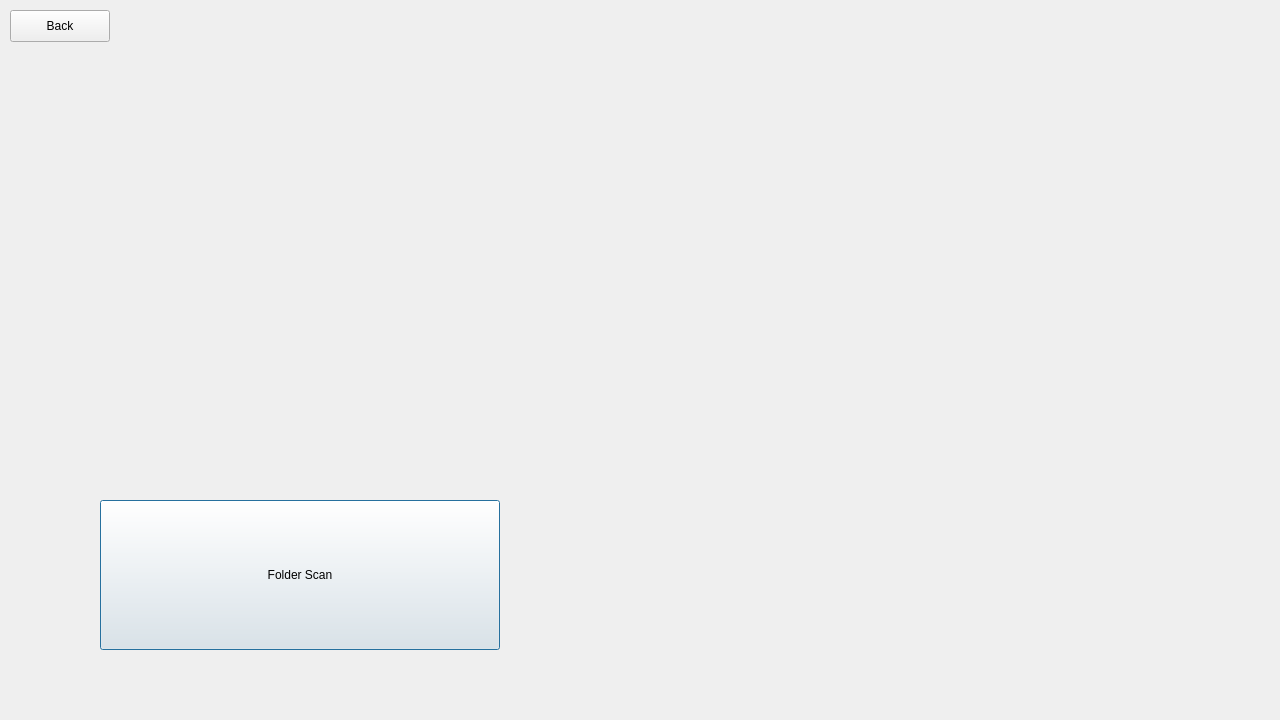
<?xml version="1.0" encoding="UTF-8"?>
<ui version="4.0">
 <class>folderscan</class>
 <widget class="QDialog" name="folderscan">
  <property name="geometry">
   <rect>
    <x>0</x>
    <y>0</y>
    <width>1280</width>
    <height>720</height>
   </rect>
  </property>
  <property name="windowTitle">
   <string>Dialog</string>
  </property>
  <widget class="QPushButton" name="startFolderScan">
   <property name="geometry">
    <rect>
     <x>100</x>
     <y>500</y>
     <width>400</width>
     <height>150</height>
    </rect>
   </property>
   <property name="text">
    <string>Folder Scan</string>
   </property>
  </widget>
  <widget class="QPushButton" name="toScanpage">
   <property name="geometry">
    <rect>
     <x>10</x>
     <y>10</y>
     <width>100</width>
     <height>32</height>
    </rect>
   </property>
   <property name="text">
    <string>Back</string>
   </property>
  </widget>
 </widget>
 <resources/>
 <connections/>
</ui>
